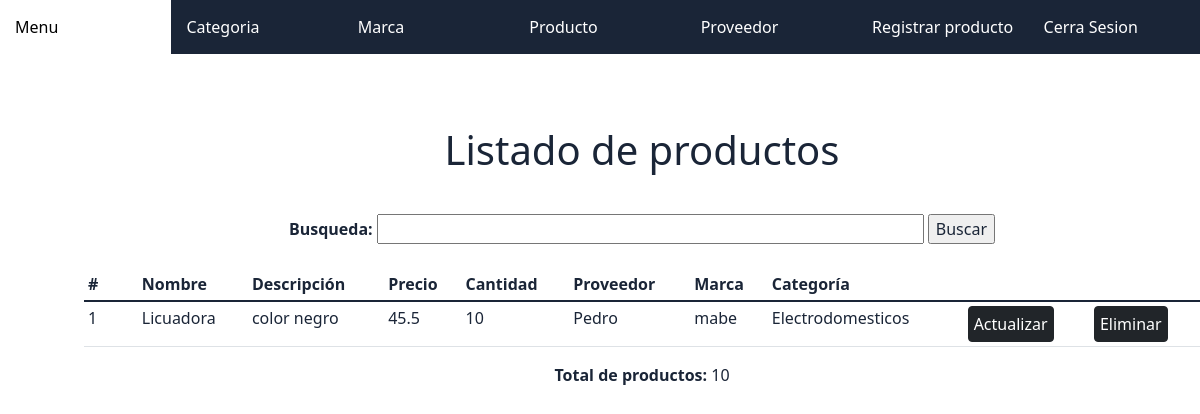
Screenshot of /vistas/ver_producto.php with the database file from the repository.
### tables this page shows
CREATE TABLE `producto` (
  `id` int(11) NOT NULL,
  `nombre` varchar(50) NOT NULL,
  `descripcion` text NOT NULL,
  `precio` double NOT NULL,
  `idcategoria` int(11) NOT NULL,
  `idmarca` int(11) NOT NULL,
  `idproveedor` int(11) NOT NULL,
  `idestado` int(11) NOT NULL,
  `cantidad` int(11) NOT NULL
);

CREATE TABLE `proveedor` (
  `id` int(11) NOT NULL,
  `nombre` varchar(50) NOT NULL,
  `direccion` varchar(100) NOT NULL,
  `telefono` int(11) NOT NULL
);

CREATE TABLE `marca` (
  `id` int(11) NOT NULL,
  `nombre` varchar(50) NOT NULL
);

CREATE TABLE `categoria` (
  `id` int(11) NOT NULL,
  `nombre` varchar(50) NOT NULL
);

### clases/conexion.php (called while the page is built, shortened)
<?php
    class Conexion{
        public function conectar(){
            $this->con = mysqli_connect("localhost", "root", "", "proyect_tienda");
        }
    }
?>

### vistas/ver_producto.php (the view, shortened to what this page needs)
<!DOCTYPE html>
<html lang="en">
<head>
    <link href="https://cdn.jsdelivr.net/npm/bootstrap@5.1.3/dist/css/bootstrap.min.css" rel="stylesheet">
    <link rel="stylesheet" href="../recursos/css/estilo-ver-producto.css">
    <link rel="stylesheet" href="../recursos/css/estilo-nav.css">
    <link rel="stylesheet" href="../recursos/css/ver_producto.css">
</head>
<body>
    <header class="encabezado">
        <?php include 'nav.php'; ?>
    </header>
    <center>
    <div class="container">
        <?php
            require "../clases/producto.php";
            $producto = new Producto();
            $datos = $producto->consultar();
            $cont=1;
        ?>
        <h1 class="titulo">Listado de productos</h1>
        <form action="" method="post" class="formulario">
            <div class="busqueda">
                <b>Busqueda: </b>
                <input type="text" name="busqueda" class="busqueda">
                <input type="submit" name="buscar" value="Buscar">
            </div>
        </form>
        <br>
        <table class="table table-sm">
            <thead>
                <th>#</th>
                    <th>Nombre</th>
                    <th>Descripción</th>
                    <th>Precio</th>
                    <th>Cantidad</th>
                    <th>Proveedor</th>
                    <th>Marca</th>
                    <th>Categoría</th>
                    <th></th>
                    <th></th>
                </thead>
                    <tbody>
                        <?php foreach($datos as $dato){ ?>
                            <tr>
                                <td> <?php echo $cont; ?></td>
                                <td> <?php echo $dato['nombre']; ?></td>
                                <td> <?php echo $dato['descripcion']; ?></td>
                                <td> <?php echo $dato['precio']; ?></td>
                                <td> <?php echo $dato['cantidad']; ?></td>
                                <td> <?php echo $dato['proveedor']; ?></td>
                                <td> <?php echo $dato['marca']; ?></td>
                                <td> <?php echo $dato['categoria']; ?></td>
                                <form action='actualizar_producto.php' method='POST'>
                                    <td><button type='submit' id='btn-act' class='btn btn-dark' name='idproducto' value="<?php echo $dato['id']; ?>">Actualizar</button>
                                </form>
                                <form action='estado_producto.php' method='POST'>
                                    <td><button type='submit' id='btn-act' class='btn btn-dark' name='idestado' value="<?php echo $dato['id']; ?>">Eliminar</button>
                                </form>
                            </tr>
                                <?php $cont++;} ?>
                    </tbody>
        </table>
    </div>
    </center>
</body>
</html>

### recursos/css/estilo-ver-producto.css (style rules this page uses)
* { color: #1a2537; }
.container { margin: 6%; }
h1 { margin-top: 10px; color: #1a2537; }
table { padding: 85px; }
th { width: 40px; padding: 20px; }

### recursos/css/estilo-nav.css (style rules this page uses)
.encabezado { background: #1a2537; padding: 0px; margin: 0px; }

### recursos/css/ver_producto.css (style rules this page uses)
#btn-act { padding: 5px; }
.formulario { display: flex; justify-content: center; margin-top: 40px; }
.busqueda { width: 70%; }
.titulo { text-align: center; margin-top: 20px; }

### rows the page displays
producto: nombre "Licuadora", descripcion "color negro", precio "45.5", cantidad "10", idproveedor.nombre "Pedro", idmarca.nombre "mabe", idcategoria.nombre "Electrodomesticos", $dato['id'] 4 (drawn)

### other values shown
$total['total'] "10"
